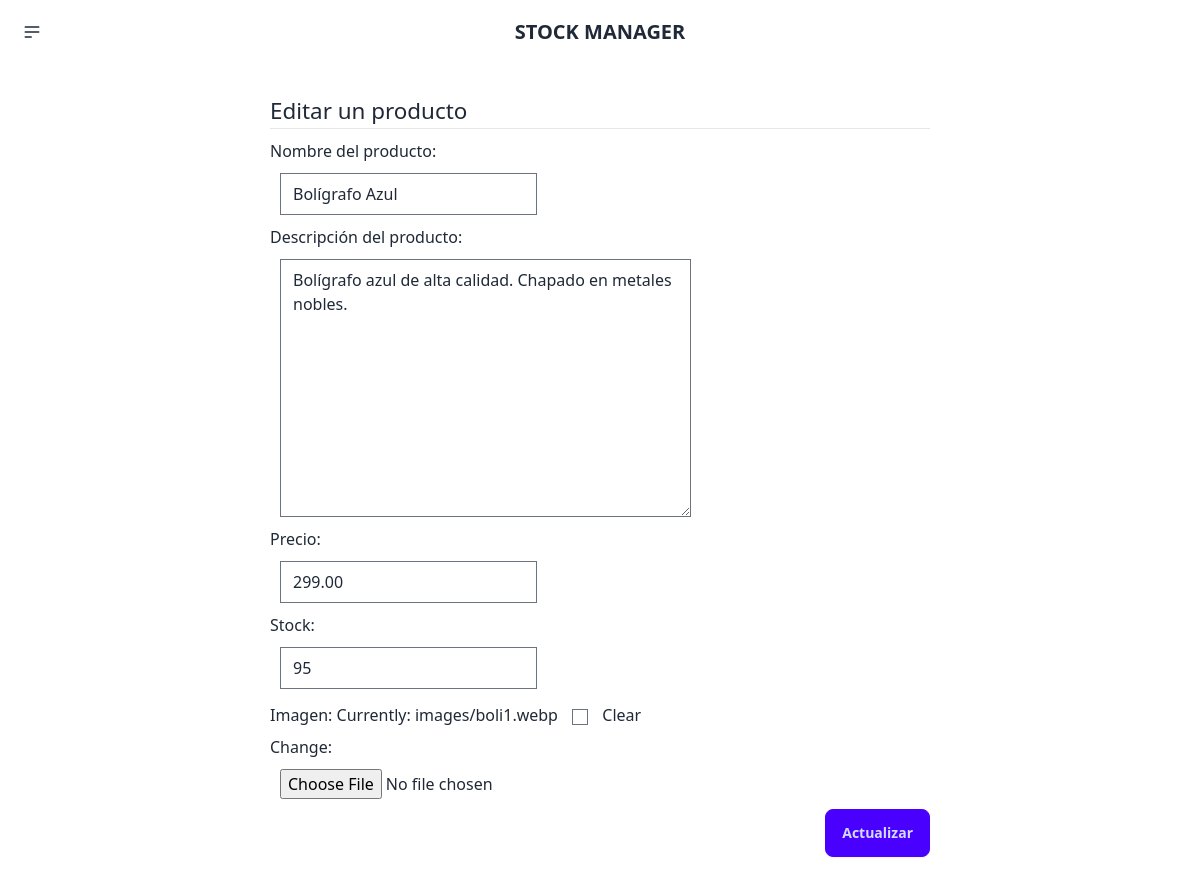
Page /stockmanager/producto/17 on the committed database.
### stockmanager/models.py (models this page shows, shortened)
class Productos(models.Model):
    ProductoID = models.AutoField(primary_key=True)
    Imagen = models.ImageField(null=True, blank=True, upload_to="images/")
    Nombre = models.CharField(max_length=255)
    Descripcion = models.TextField()
    Precio = models.DecimalField(max_digits=10, decimal_places=2)
    Stock = models.IntegerField()

### stockmanager/views.py (the view)
# urls.py: path('producto/<int:ProductoID>', views.product_get, name='product_get'),
def product_get(response, ProductoID):
    product = get_object_or_404(Productos, pk=ProductoID)
    if response.method == 'GET':
        form = new_product(instance=product)
        return render(response, 'productos/edit.html', {
            'product': product,
            'form': form
        })
    else:
        form = new_product(response.POST, response.FILES, instance=product)
        form.save()
        return redirect('products_index')

### stockmanager/forms.py
class new_product(forms.ModelForm):
    class Meta:
        model = Productos
        fields = ['Nombre', 'Descripcion', 'Precio', 'Stock', 'Imagen']
    Nombre = forms.CharField(label='Nombre del producto:', max_length=200)
    Descripcion = forms.CharField(widget=forms.Textarea(attrs={'class': 'descripcion-form'}), label="Descripción del producto:", required=False)
    Precio = forms.IntegerField(label='Precio:')
    Stock = forms.IntegerField(label='Stock:')
    Imagen = forms.ImageField(required=False)

### stockmanager/templates/productos/edit.html (shortened to what this page needs)
{% extends 'layouts/base.html' %}
{% block content %}
<section class="form-section">
    <h1 class="titulo-form">Editar un producto</h1><hr>
    <form method="POST" action="" enctype="multipart/form-data">
    {{form}}
    <button class="btn btn-primary">Actualizar</button>
    </form>
</section>
{% endblock %}

### stockmanager/static/styles/main.css (style rules this page uses)
body { background-color: white; overflow-x: hidden; }
.form-section { width: 60vw; margin: auto; padding: 30px; }
.form-section form { display: flex; flex-direction: column; }
.form-section form button { align-self: flex-end; }
.titulo-form { font-size: 1.4rem; }
hr { margin-bottom: 10px !important; }
form input { margin: 10px; display: block; }
.descripcion-form { margin: 10px; display: block; }

### rows in the picture
Productos: Nombre "Bolígrafo Azul", Descripcion "Bolígrafo azul de alta calidad. Chapado en metales nobles.", Precio "299.00", Stock "95"
